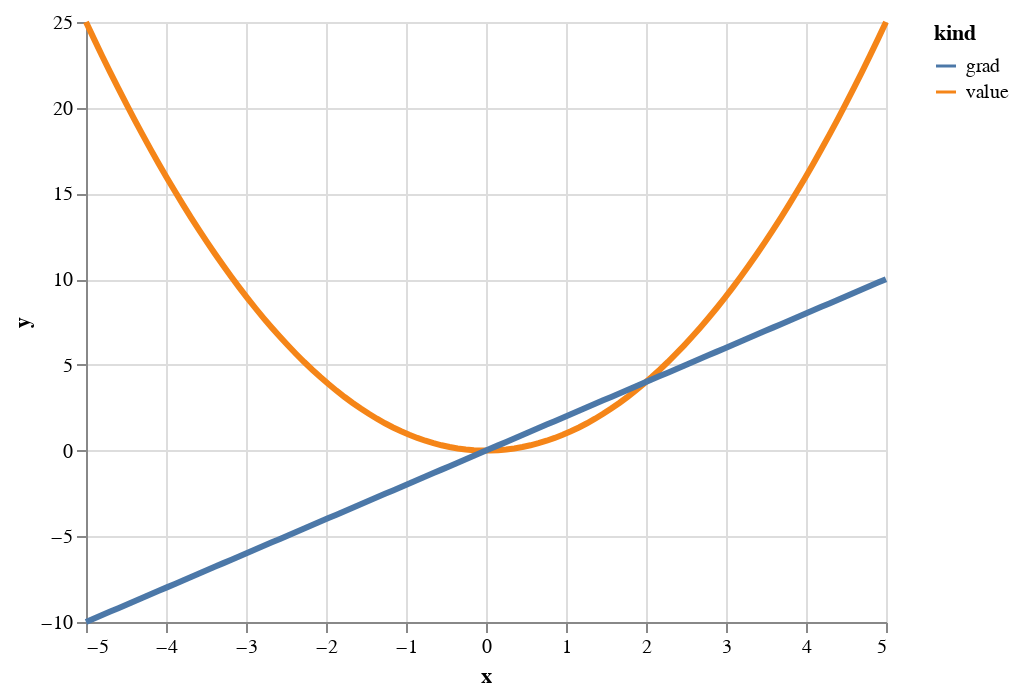

Source (notebook cell):
### Code cell
# stick the results in a dataframe and plot them
df = pd.concat([
    pd.DataFrame({'x': xs, 'y': ys, 'kind': 'value'}), # the values f(x)
    pd.DataFrame({'x': xs, 'y': gs, 'kind': 'grad'}), # the gradients g(x)
])
chart = alt.Chart(df).mark_line(size=3).encode(x='x', y='y', color='kind')
chart

### Figure 1 — Vega-Lite specification as saved in the notebook (floating-point values rounded to 4 significant figures; data arrays with more than 128 entries replaced by an {"elided": "..."} marker saying what was removed)
{"config": {"view": {"continuousWidth": 400, "continuousHeight": 300}}, "data": {"name": "data-66aa4c482ed1f496f351fb148d6ae162"}, "mark": {"type": "line", "size": 3}, "encoding": {"color": {"type": "nominal", "field": "kind"}, "x": {"type": "quantitative", "field": "x"}, "y": {"type": "quantitative", "field": "y"}}, "$schema": "https://vega.github.io/schema/vega-lite/v4.8.1.json", "datasets": {"data-66aa4c482ed1f496f351fb148d6ae162": {"elided": "200 records"}}}
